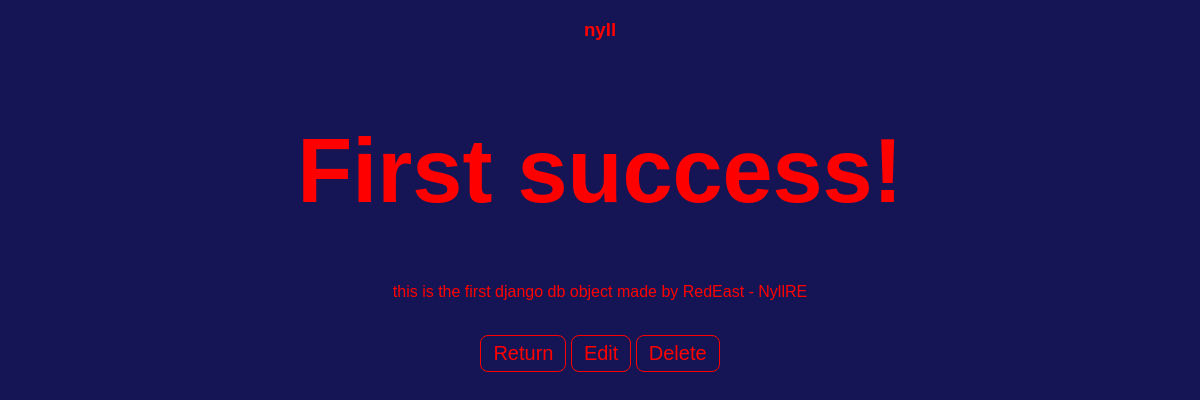
The app's page /blog/first-success/ (signed in) with its own data.
### blog/models.py (models this page shows, shortened)
class blogPost(models.Model):                              # SET_NULL
  user = models.ForeignKey(User, default=1, null=True, on_delete=models.CASCADE)
  title = models.TextField()
  slug = models.SlugField(unique=True)
  content = models.TextField(null=True, blank=True)
  def get_edit_url(self):
    return f"/blog/{self.slug}/edit"
  def get_delete_url(self):
    return f"/blog/{self.slug}/delete"

### blog/views.py (the view)
# urls.py: path('<str:slug>/', blogPage),
def blogPage(request, slug):
  obj = get_object_or_404(blogPost, slug=slug)
  template_name = 'blog/Page.html'
  context = {'object': obj}
  return render(request, template_name, context)

### blog/templates/blog/Page.html
{% extends "home.html" %}
{% block title %}
  <h3>
    {{ object.user }}
  </h3>
  <h1>
    {{ object.title }}
  </h1>
{% endblock %}
{% block add %}
  {{ object.content }}
  <br><br>
  {% if request.user.is_authenticated %}
    {% if request.user.is_staff %}
      <p>
      <a href='/blog'>
        <button>
          Return
        </button>
      </a>
      <a href='{{ object.get_edit_url }}'>
        <button>
          Edit
        </button>
      </a>
      <a href='{{ object.get_delete_url }}'>
        <button>
          Delete
        </button>
      </a>
      </p>
    {% endif %}
  {% endif %}
{% endblock %}

### records on screen
blogPost: user "nyll", title "First success!", content "this is the first django db object made by RedEast - NyllRE"
